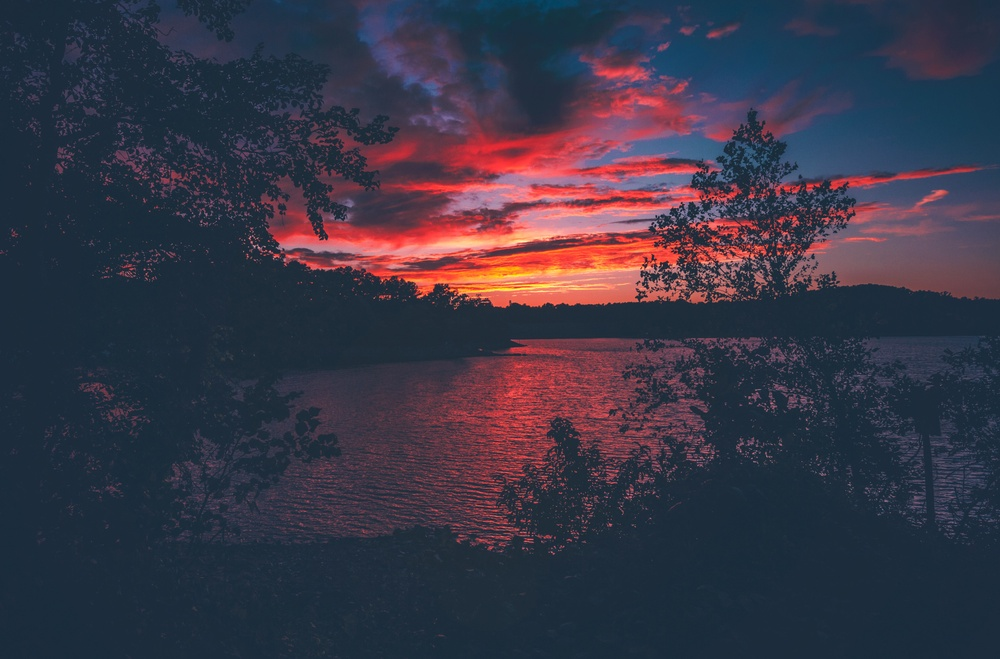
#> input picture images/evening.jpg, 1000 x 659 px, shrunk from 5002 x 3294 before the run
$ jupyter execute week-13.ipynb
#> lines starting #> are read from the running program, lines starting #| are printed output that depends on the picture
[cell 1]
import cv2
import numpy as np
from matplotlib import pyplot as plt
from sklearn.decomposition import PCA

[cell 2]
img = cv2.imread('images/evening.jpg')
#> img is the input picture: shape (659, 1000, 3); mean B, G, R 70.2, 54.7, 57.9

[cell 3]
r, g, b = cv2.split(img)
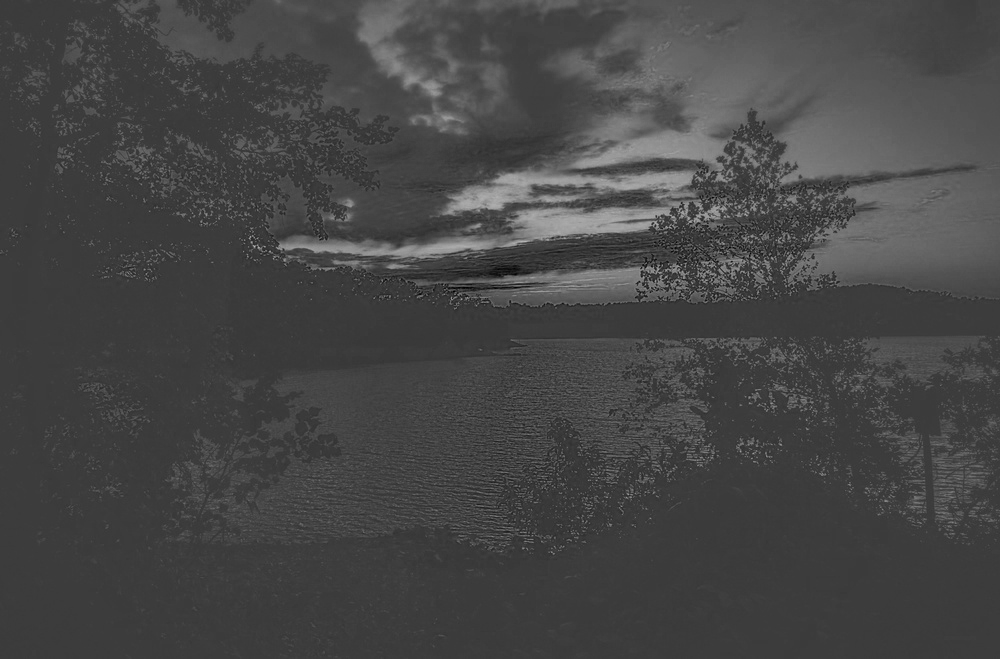
#> r: shape (659, 1000); min 0, max 190, mean 70.2
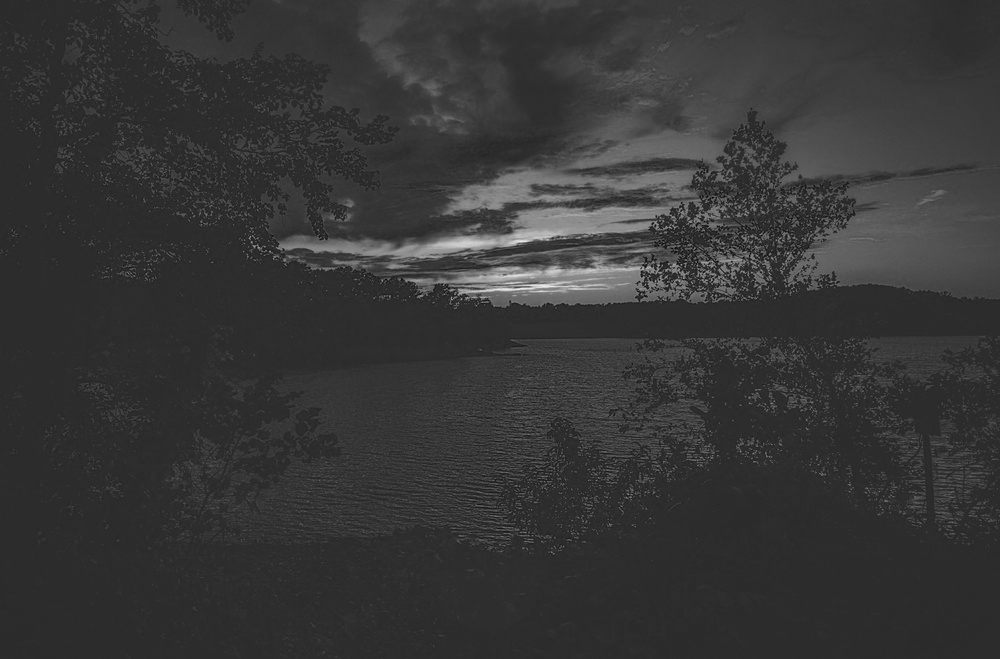
#> g: shape (659, 1000); min 3, max 240, mean 54.7
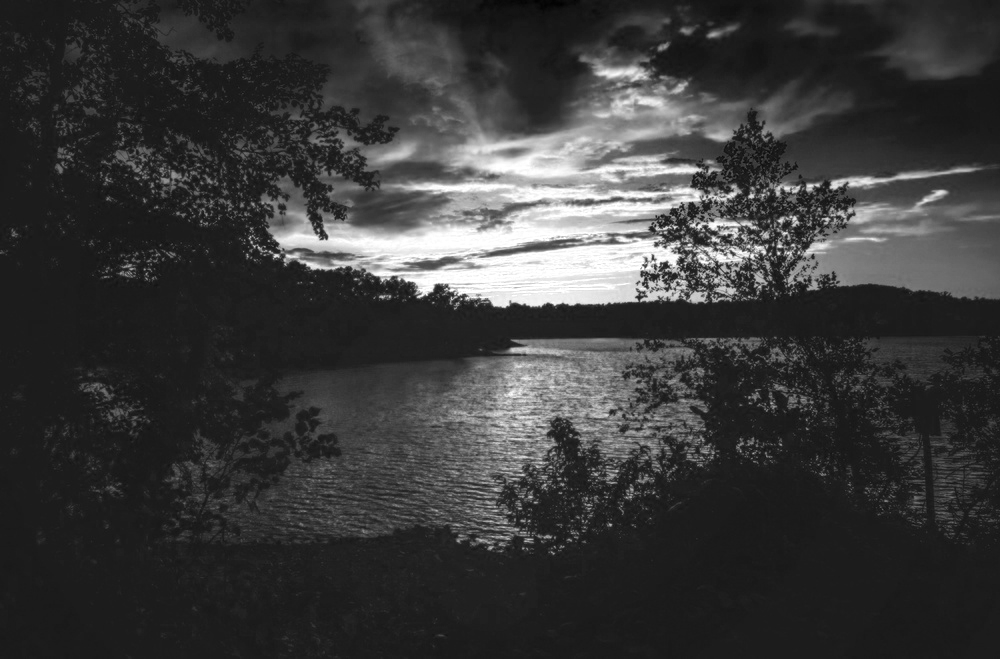
#> b: shape (659, 1000); min 1, max 255, mean 57.9

[cell 4]
pca = PCA(20)

r_transformed = pca.fit_transform(r)
r_inverted    = pca.inverse_transform(r_transformed)

g_transformed = pca.fit_transform(g)
g_inverted    = pca.inverse_transform(g_transformed)

b_transformed = pca.fit_transform(b)
b_inverted    = pca.inverse_transform(b_transformed)
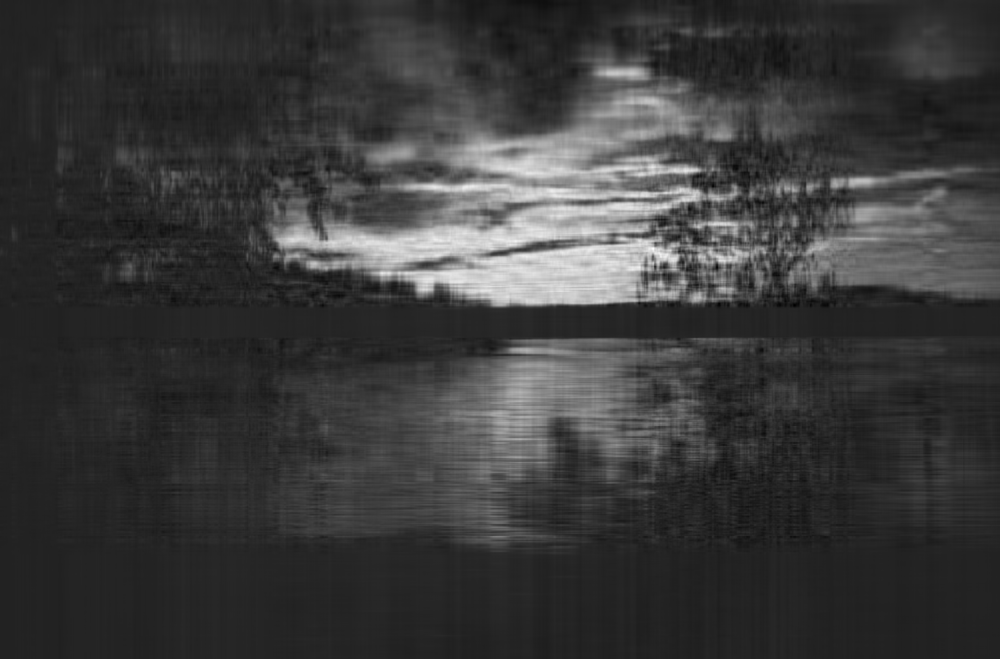
#> b_inverted: shape (659, 1000) float64; min -16.44, max 305.9, mean 57.9; drawn with min black and max white

rgb = (
    r_inverted,
    g_inverted,
    b_inverted
)

[cell 5]
compressed_img = (np.dstack(rgb)).astype(np.uint8)
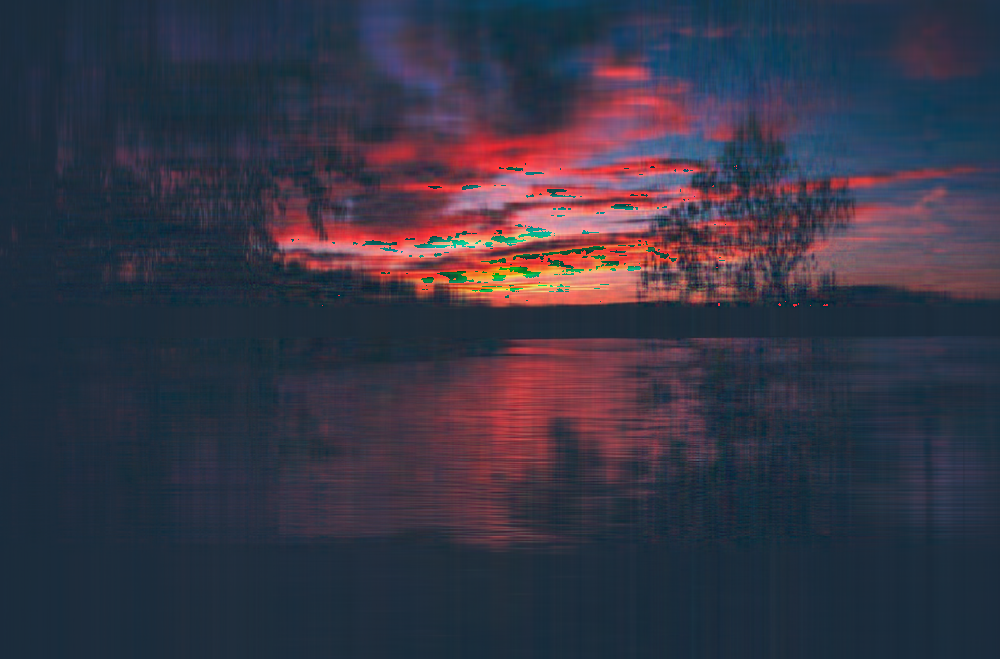
#> compressed_img: shape (659, 1000, 3); mean of channels 0, 1, 2 69.7, 54.2, 56.1; drawn as B, G, R

[cell 6]
plt.figure(figsize = (10, 20))

plt.subplot(1, 2, 1)
plt.title('original image')
plt.imshow(img)

plt.subplot(1, 2, 2)
plt.title('compressed img')
plt.imshow(compressed_img)

plt.show()
#> figure, not shown here; B, G, R data is drawn as R, G, B
